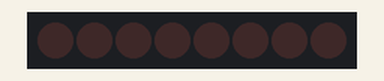
A sketch run on a simulated Arduino Uno, built with avr-gcc and run on an emulated ATmega328P. Shown: 8 shift-register outputs drawn as a row of LEDs (first output left, lit = HIGH). Wiring (inferred from the names in the program): shift register (74HC595): data pin 12; shift clock pin 9; latch pin 11. Wiring (inferred from the signals the program sends): row of LEDs: on Q0, Q1, Q2, Q3, Q4, Q5, Q6, Q7.

Above: at 0.05 s.
At 0.75 s:
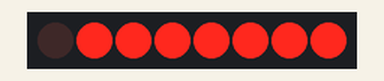
At 1.55 s:
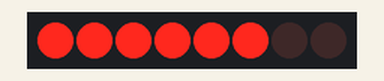
At 3.05 s:
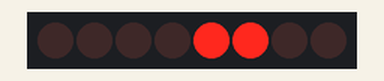
At 4.55 s:
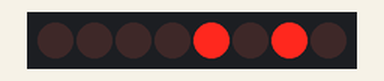
At 6.15 s:
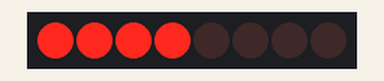
Timing chart, 0 to 6.5 s (numbered marks = the images above):
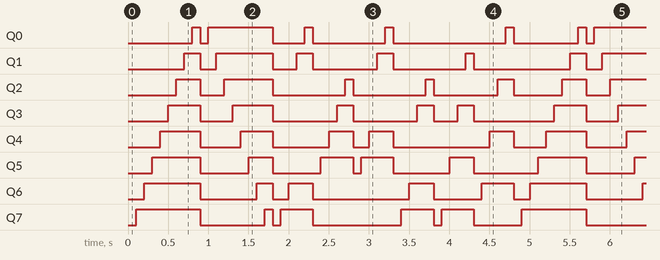

The sketch:

Eight_LED_with_74HC595_Flash_LED.ino
```cpp
//This lesson shows how to use the 74HC595 Shift IC to extend the output of three digital pins on the arduion to 8 or more outputs
//It uses a dataPin which takes in the information of an byte array

int tDelay = 100;
int latchPin = 11;      // (11) ST_CP [RCK] on 74HC595
int clockPin = 9;      // (9) SH_CP [SCK] on 74HC595
int dataPin = 12;     // (12) DS [S1] on 74HC595

//Byte is a data types that holds 8 Binary spots
byte leds = 0;

//Writes to the register
void updateShiftRegister()
{
   //Allows for input
   digitalWrite(latchPin, LOW);
   //Inputs the leds array
   shiftOut(dataPin, clockPin, LSBFIRST, leds);
   //closes for input and saves
   digitalWrite(latchPin, HIGH);
}

//Sets up that the pins are all outptus
void setup()
{
  pinMode(latchPin, OUTPUT);
  pinMode(dataPin, OUTPUT);
  pinMode(clockPin, OUTPUT);
}

/*bitSet()
 * Sets (writes a 1 to) a bit of a numeric variable.
 * bitSet(x, n)
 * x: the numeric variable whose bit to set.
 * n: which bit to set, starting at 0 for the least-significant (rightmost) bit.
 */

//Clears all the LEDS to 0
void Clear()
{
  leds = 0;
  updateShiftRegister();
  delay(tDelay);
}

//Turns on all the lights one by 1 from 0 to 7
/*i =  0           1           2           3           4           5           6           7
 * 1000 0000 | 1100 0000 | 1110 0000 | 1111 0000 | 1111 1000 | 1111 1100 | 1111 1110 | 1111 1111
 */
void front()
{
  Clear();
  for (int i = 0; i < 8; i++)
  {
    bitSet(leds, i);
    updateShiftRegister();
    delay(tDelay);
  }
}

//Turns on all the lights one by 1 from 7 to 0
/*i =  0           1           2           3           4           5           6           7
 * 0000 0001 | 0000 0011 | 0000 0111 | 0000 1111 | 0001 1111 | 0011 1111 | 0111 1111 | 1111 1111
 */
void back()
{
  Clear();
  for (int i = 0; i < 8; i++)
  {
    bitSet(leds, 7-i);
    updateShiftRegister();
    delay(tDelay);
  }
}

//Turns on all the even lights
/*i =  0           1           2           3
 * 1000 0000 | 1010 0000 | 1010 1000 | 1010 1010
 */
void even()
{
  Clear();
  for (int i = 0; i < 4; i++)
  {
    bitSet(leds, 2*i);
    updateShiftRegister();
    delay(tDelay);
  }
}


//Turns on all the odd lights
/*i =  1           2           3           4
 * 0100 0000 | 0101 0000 | 0101 0100 | 0101 0101
 */
void odd()
{
  Clear();
  for (int i = 1; i < 5; i++)
  {
    bitSet(leds, 2*i-1);
    updateShiftRegister();
    delay(tDelay);
  }
}

//Turns on all only the blue and yellow lights (Physical Color order -> BBGGYYRR)
/*i =  0           1           4           5
 * 1000 0000 | 1100 0000 | 1100 1000 | 1100 1100
 */
void blueYellow()
{
  Clear();
  for (int i = 0; i < 8; i++)
  {
    bitSet(leds, i);
    updateShiftRegister();
    if(i%2 == 1){i = i + 2;}
    delay(tDelay);
  }
}

//Turns on all only the green and red lights (Physical Color order -> BBGGYYRR)
/*i =  2           3           6           7
 *0010 0000 |  0011 0000 | 0011 0010 | 0011 0011
 */
void greenRed()
{
  Clear();
  for (int i = 2; i < 8; i++)
  {
    bitSet(leds, i);
    updateShiftRegister();
    if(i%2 == 1){i = i + 2;}
    delay(tDelay);
  }
}

//Turns on all only the blue and red lights (Physical Color order -> BBGGYYRR)
/*i =  0           1           6           7
 *1000 0000 |  1100 0000 | 1100 0010 | 1100 0011
 */
void blueRed()
{
  Clear();
  for (int i = 0; i < 8; i++)
  {
    bitSet(leds, i);
    updateShiftRegister();
    if(i%2 == 1){i = i + 4;}
    delay(tDelay);
  }
}

//Turns on all only the green and yellow lights (Physical Color order -> BBGGYYRR)
/*i =  2           3           4           5
 *0010 0000 | 0011 0000 | 0011 1000 | 0011 1100
 */
void greenYellow()
{
  Clear();
  for (int i = 2; i < 6; i++)
  {
    bitSet(leds, i);
    updateShiftRegister();
    delay(tDelay);
  }
}

void loop()
{
  front();
  back();
  blueRed();
  greenYellow();
  greenRed();
  blueYellow();
  even();
  odd();
}
```

Measured:
- by itself, Q2: repeats every 4.8 s: LOW 0.30 s, HIGH 0.60 s, 2 × (LOW 0.90 s, HIGH 0.10 s), LOW 0.80 s, HIGH 0.20 s, LOW 0.60 s, HIGH 0.30 s
- by itself, Q3: repeats every 4.8 s: LOW 0.40 s, HIGH 0.50 s, 2 × (LOW 0.80 s, HIGH 0.20 s), LOW 0.30 s, HIGH 0.20 s, LOW 1.0 s, HIGH 0.40 s
- by itself, Q0: repeats every 4.8 s: LOW 0.10 s, HIGH 0.80 s, LOW 0.40 s, HIGH 0.10 s, LOW 0.90 s, HIGH 0.10 s, LOW 1.4 s, HIGH 0.10 s, LOW 0.80 s, HIGH 0.10 s
- by itself, Q1: repeats every 4.8 s: LOW 0.20 s, HIGH 0.70 s, LOW 0.30 s, HIGH 0.20 s, LOW 0.80 s, HIGH 0.20 s, LOW 0.90 s, HIGH 0.10 s, LOW 1.2 s, HIGH 0.20 s
